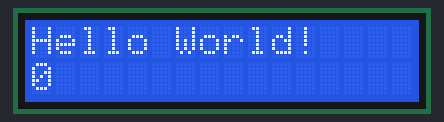
Recording of a sketch running on a simulated Arduino Uno, built with avr-gcc and run on an emulated ATmega328P. Parts: 16×2 character LCD.

Above: at 0.1 s.
At 4.1 s:
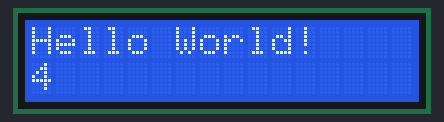
At 9.2 s:
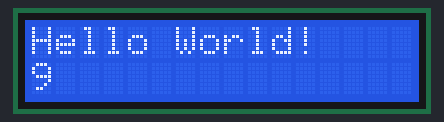
At 19.2 s:
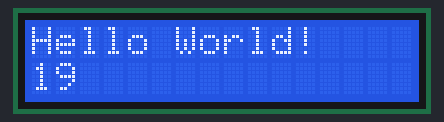
At 28.2 s:
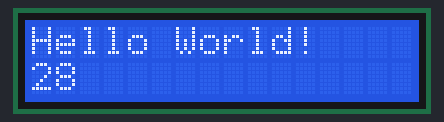
At 38.3 s:
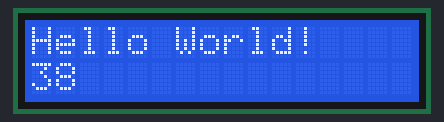

Measured:
- what the display in image 1 shows lasts 1.0 s, from 4.1 s to 5.1 s

The sketch:

AZDelivery-LCD.ino
```cpp
//libreria: per lcd
//https://bitbucket.org/fmalpartida/new-liquidcrystal
#include <Wire.h>
#include <LiquidCrystal_I2C.h>

#define I2C_ADDR 0x27
#define BACKLIGHT_PIN 3
#define En_pin 2
#define Rw_pin 1
#define Rs_pin 0
#define D4_pin 4
#define D5_pin 5
#define D6_pin 6
#define D7_pin 7

LiquidCrystal_I2C lcd(I2C_ADDR,En_pin,Rw_pin,Rs_pin,D4_pin,D5_pin,D6_pin,D7_pin);

void setup() {
  lcd.begin(16,2);
  lcd.setBacklightPin(BACKLIGHT_PIN,POSITIVE);
  lcd.setBacklight(HIGH);

  lcd.home ();
  lcd.print("Hello World!");
}

int n = 0;

void loop() {
  lcd.setCursor(0,1);
  lcd.print(n);
  lcd.print(" ");
  delay(1000);
  n++;
}
```
